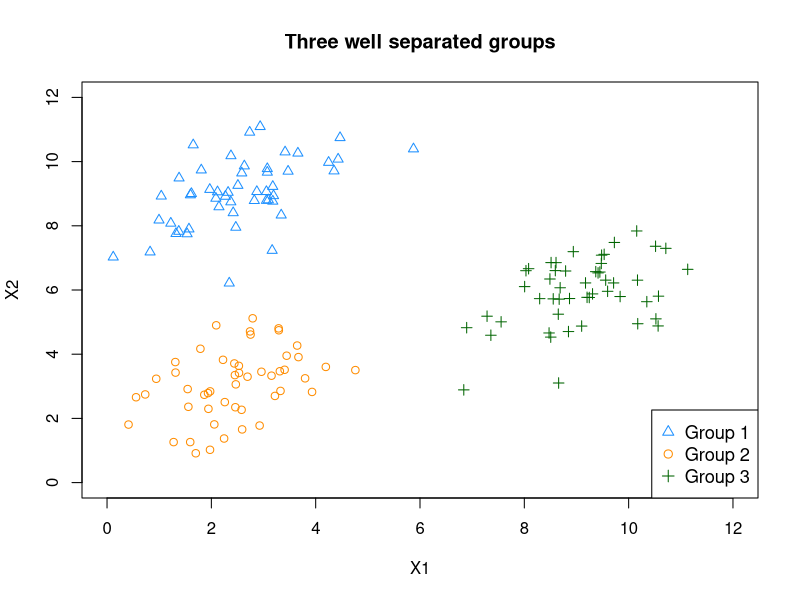
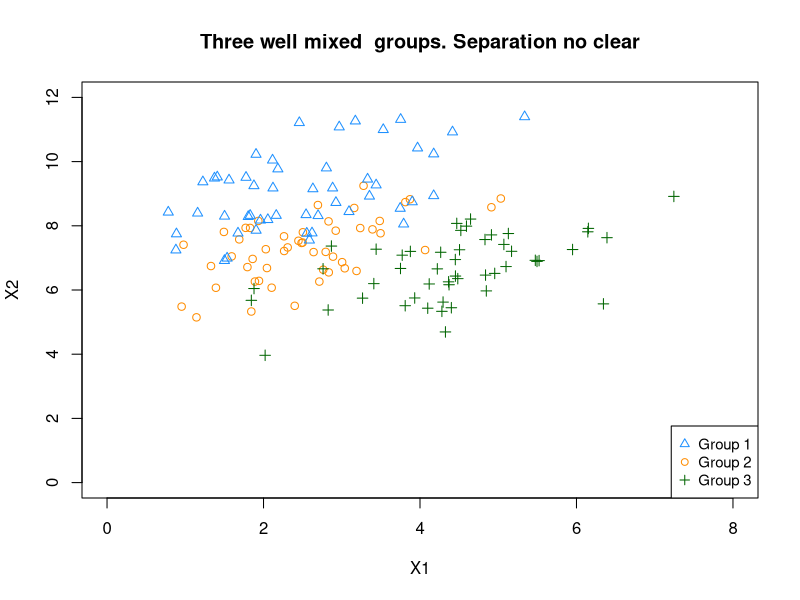
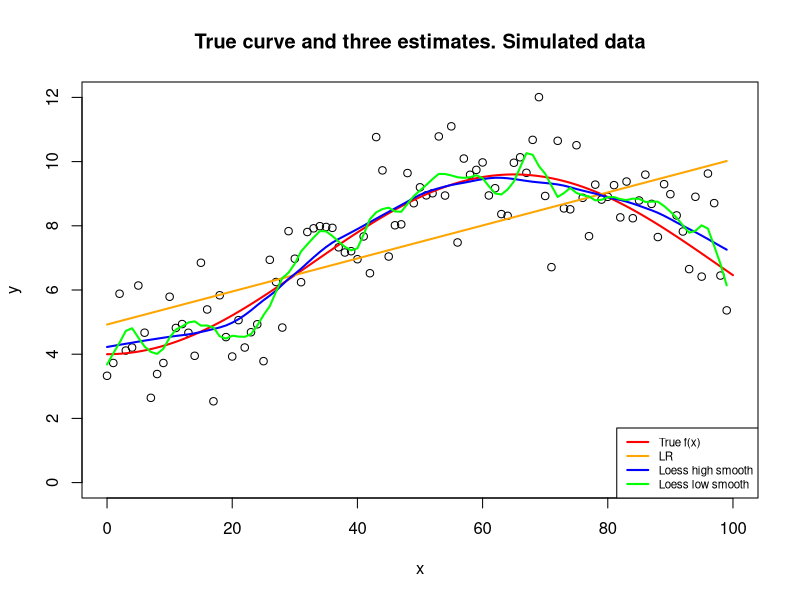

Here is the R script that generated these plots, in order:
library(MASS)
m1<-mvrnorm(n = 50, mu=c(2.5,3), Sigma=matrix(c(1,0.5,0.5,1),2,2), tol = 1e-6, empirical = FALSE, EISPACK = FALSE)
X1=m1[,1]
X2=m1[,2]
m1=cbind(X1,X2)
m2<-mvrnorm(n = 50, mu=c(2.5,9), Sigma=matrix(c(1,0.5,0.5,1),2,2), tol = 1e-6, empirical = FALSE, EISPACK = FALSE)
X1=m2[,1]
X2=m2[,2]
m2=cbind(X1,X2)
m3<-mvrnorm(n = 50, mu=c(9,6), Sigma=matrix(c(1,0.5,0.5,1),2,2), tol = 1e-6, empirical = FALSE, EISPACK = FALSE)
X1=m3[,1]
X2=m3[,2]
m3=cbind(X1,X2)
plot(m1[,1], m1[,2],  col="darkorange", pch=1, xlab="X1", ylab="X2",ylim=c(0,12),xlim=c(0,12),main='Three well separated groups') 
points(m2[,1], m2[,2],  col="dodgerblue", pch=2, xlab="X1", ylab="X2",ylim=c(0,12),xlim=c(0,12)) 
points(m3[,1], m3[,2],  col="darkgreen", pch=3, xlab="X1", ylab="X2",ylim=c(0,12),xlim=c(0,12)) 
legend("bottomright",c("Group 1","Group 2", "Group 3"),col=c("dodgerblue","darkorange","darkgreen"),pch=c(2,1,3),cex=1.1)

############################################################

#Obtaining plots like Figure 2.8. Simulated data.
library(MASS)
#RIGHT PANEL
m1<-mvrnorm(n = 50, mu=c(2.5,7.2), Sigma=matrix(c(1,0.5,0.5,1),2,2), tol = 1e-6, empirical = FALSE, EISPACK = FALSE)
X1=m1[,1]
X2=m1[,2]
m1=cbind(X1,X2)
m2<-mvrnorm(n = 50, mu=c(2.5,9), Sigma=matrix(c(1,0.5,0.5,1),2,2), tol = 1e-6, empirical = FALSE, EISPACK = FALSE)
X1=m2[,1]
X2=m2[,2]
m2=cbind(X1,X2)
m3<-mvrnorm(n = 50, mu=c(4.5,6.5), Sigma=matrix(c(1,0.5,0.5,1),2,2), tol = 1e-6, empirical = FALSE, EISPACK = FALSE)
X1=m3[,1]
X2=m3[,2]
m3=cbind(X1,X2)
plot(m1[,1], m1[,2], col="darkorange", pch=1, xlab="X1", ylab="X2",ylim=c(0,12),xlim=c(0,8),main='Three well mixed  groups. Separation no clear') 
points(m2[,1], m2[,2], col="dodgerblue", pch=2, xlab="X1", ylab="X2") 
points(m3[,1], m3[,2], col="darkgreen", pch=3, xlab="X1", ylab="X2") 
legend("bottomright",c("Group 1","Group 2", "Group 3"),col=c("dodgerblue","darkorange","darkgreen"),
       pch=c(2,1,3),cex=0.9)

########################################################

#Simulated data similar in shape to the one in figure 2.9. Left Panel
set.seed(123)
x<-seq(0,99)
aux<-rep(0,100)
e<-rnorm(aux,0,1.2)
y<--2.8*cos((2*pi/130)*x)+6.8+e
fit.lm<-lm(y~x)
ylr<-fit.lm$fitted.values
#fit.loess<-loess(y~x)
fit.loess<-loess(y~x,span=0.3,degree=1)
fit.loess1<-suppressWarnings(loess(y~x,span=0.08,degree=1))
yloess<-fit.loess$fitted
yloess1<-fit.loess1$fitted
x1 = seq(0,100,.1)
truth<--2.8*cos((2*pi/130)*x1)+6.8
plot(x,y,ylim=c(0,12),xlim=c(0,100),main='True curve and three estimates. Simulated data')
lines(x1,truth,col="red",lwd=2)
lines(x,ylr,col="orange",lwd=2)
lines(x,yloess,col="blue",lwd=2)
lines(x,yloess1,col="green",lwd=2)
legend("bottomright",c("True f(x)","LR","Loess high smooth","Loess low smooth"),col=c("red","orange","blue","green"),lwd=2,cex=0.7)

###########################################################

library(splines)
options(warn=-1)
set.seed(123)
x<-seq(0,99)
aux<-rep(0,100)
e<-rnorm(aux,0,1.3)
y<--2.8*cos((2*pi/130)*x)+6.8+e
df<-data.frame(x,y)
## 75% of the sample size
smp_size <- floor(0.75 * nrow(df))
train_ind <- sample(seq_len(nrow(df)), size = smp_size)
train <- df[train_ind, ]
test <- df[-train_ind, ]
fit.lm<-lm(y~x,data=train)
fit.loess<-suppressWarnings(loess(y~x,span=0.3,degree=1,data=train,control=loess.control(surface = "direct")))
fit.loess1<-suppressWarnings(loess(y~x,span=0.08,degree=1,data=train,control=loess.control(surface = "direct")))
flex_mod1<-fit.lm$rank
flex_mod2<-fit.loess$enp
flex_mod3<-fit.loess1$enp
#Training MSE for LR
train_MSE1=mean(fit.lm$residuals^2)
#Training MSE for Loess high smoothing
train_MSE2=mean(fit.loess$residuals^2)
#Training MSE for Loess low smoothing
train_MSE3=mean(fit.loess1$residuals^2)
#Test MSE
test_MSE1<-mean((test$y - predict.lm(fit.lm, test)) ^ 2)
test_MSE2<-mean((test$y - predict(fit.loess, test)) ^ 2)
test_MSE3<-mean((test$y - predict(fit.loess1, test)) ^ 2)
Flexibility<-c(flex_mod1,flex_mod2,flex_mod3)
TrainMSE<-c(train_MSE1,train_MSE2,train_MSE3)
TestMSE<-c(test_MSE1,test_MSE2,test_MSE3)
list(Flexibility=Flexibility,TrainMSE=TrainMSE,TestMSE=TestMSE)

#####################################################################

#let us check the bias variance tradeoff

f = function(x) {
  -0.00021999*(0.88*x-40)^3+12
}

get_sim_data = function(f, sample_size = 100) {
  x=seq(0,99)
  y = f(x) + rnorm(n = sample_size, mean = 0, sd = 1.2)
  data.frame(x, y)
}

#set.seed(1)
n_sims = 2000
n_models = 3
x0 = 60
predictions = matrix(0, nrow = n_sims, ncol = n_models)
#sim_data = get_sim_data(f, sample_size = 100)

for (i in 1:n_sims) {
  
  sim_data = get_sim_data(f, sample_size = 100)
  fit_1<-lm(y~x,data=sim_data)
  fit_2<-loess(y~x,span=0.3,degree=1,data=sim_data,control=loess.control(surface = "direct"))
  fit_3<-suppressWarnings(loess(y~x,span=0.09,degree=1,data=sim_data,control=loess.control(surface = "direct")))
  predictions[i, ] = c(
    predict(fit_1, newdata = data.frame(x = x0)),
    predict(fit_2, newdata = data.frame(x = x0)),
    predict(fit_3, newdata = data.frame(x = x0))
  )
}

e = rnorm(n = n_sims, mean = 0, sd = 1.2)
y0 = f(x0) + e

# we add functions for bias and mean squared error.

get_bias = function(estimate, truth) {
  mean(estimate) - truth
}

get_mse = function(estimate, truth) {
  mean((estimate - truth) ^ 2)
}

#Use the predictions obtained from the above simulation to estimate the bias,
# variance and mean squared error for estimating f(x) at x0=given value for the models.

bias = apply(predictions, 2, get_bias, f(x0))
sqrBias=bias^2
variance = apply(predictions, 2, var)
MSE = apply(predictions, 2, get_mse, y0)

#CHECKING THE BIAS-VARIANCE EQUATION FOR EACH MODEL
c('CHECKING THE BIAS-VARIANCE EQUATION FOR EACH MODEL:')
c('sqrBias + variance + var(e), FOR EACH MODEL:')
sqrBias + variance + var(e)
c('MSE FOR EACH MODEL:')
MSE
c('Approximation is considered a good one!!!!')

